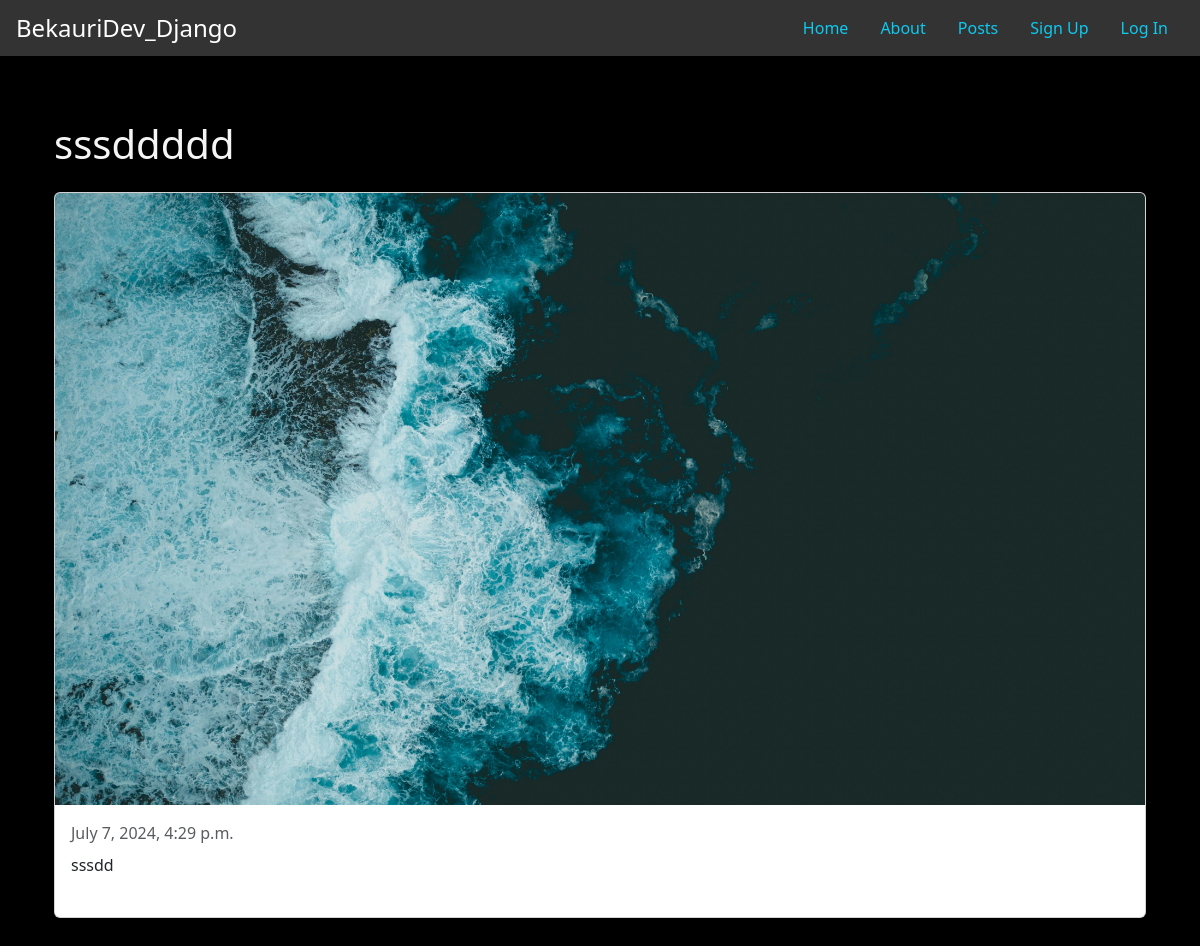
The app's page /posts/sdsdsd with its own data.
### posts/models.py (models this page shows, shortened)
class Post(models.Model):
    title = models.CharField(max_length=75)
    body = models.TextField()
    slug = models.SlugField()
    date = models.DateTimeField(auto_now_add=True)
    banner = models.ImageField(default='default_image.webp', blank=True)
    author = models.ForeignKey(User, on_delete = models.CASCADE, default=None)

### posts/views.py (the view)
# urls.py: path('<slug:slug>', views.post_page, name='page'),
def post_page(request,slug):
    post= Post.objects.get(slug = slug)
    return render(request, 'posts/post_page.html', {'post' : post})

### posts/templates/posts/post_page.html (shortened to what this page needs)
{% extends "layout.html" %}
{% block content %}
    <section class="container mt-4">
        <h1>{{ post.title }}</h1>
        <div class="card mb-4">
            <img src="{{post.banner.url}}" class="card-img-top" alt="{{post.title}}"/>
            <div class="card-body">
                <p class="card-text text-muted mb-2">{{ post.date }}</p>
                <p class="card-text mb-4">{{ post.body }}</p>
            </div>
        </div>
    </section>
{% endblock %}

### static/css/style.css (style rules this page uses)
* { margin: 0; padding: 0; box-sizing: border-box; }
body { min-height: 100vh; background-color: black; color: whitesmoke; font-size: 3rem; }
section { display: flex; flex-flow: column; gap: 1rem; }
h1, h2 { font-size: 2.5rem; }
p { font-size: 1rem; }

### records on screen
Post: title "sssddddd", banner (picture), date "July 7, 2024, 4:29 p.m.", body "sssdd"
